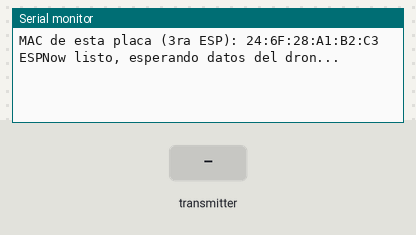
This sketch was run on a simulated ESP32. On the bench: the last lines printed to the serial monitor. The inputs (shaded band) are chosen by the test bench.

Above: at 1.3 s.
1.4 s: the transmitter starts sending roll = 0
At 1.71 s:
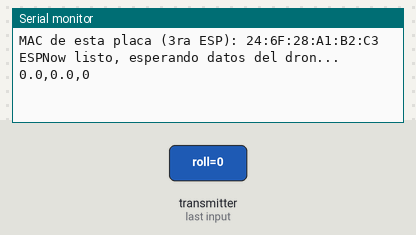
3.4 s: the transmitter starts sending pitch = 1024
At 3.71 s:
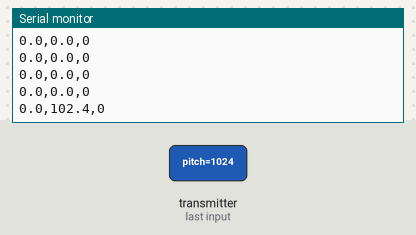
4.9 s: the transmitter starts sending yaw = 1024
At 5.21 s:
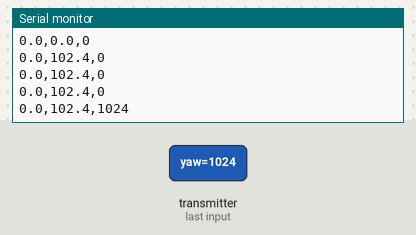
6.4 s: the transmitter starts sending roll = 1024
At 6.71 s:
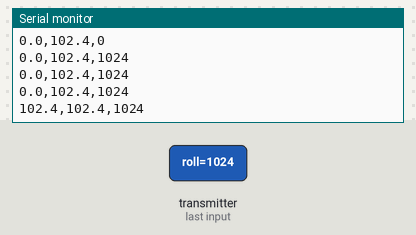
7.9 s: the transmitter starts sending pitch = 0
At 8.21 s:
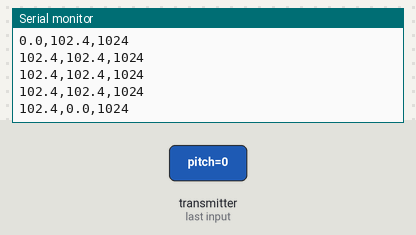
9.4 s: the transmitter starts sending yaw = 0
At 9.71 s:
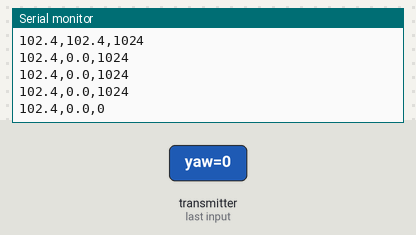

The sketch:

FIN_ESP_VISOR.ino
```cpp
//// ESP32 #3: conectada por USB a la 2da PC (visor 3D)
//// Solo RECIBE por ESP-NOW los angulos que manda la ESP del dron y los
//// imprime por serial como "roll,pitch,yaw". No necesita ninguna MAC de destino.
//// Para ESP32 Arduino core 3.x

#include <esp_now.h>
#include <WiFi.h>

//Misma estructura que en FIN_ESP_DRON.ino y FIN_ESP_PC.ino (el tamano debe coincidir)
struct esp_now_msg {
  int16_t roll;
  int16_t pitch;
  int16_t yaw;
  int16_t arm;
  int16_t thr;
  int16_t rolld;
  int16_t pitchd;
  int16_t p_roll;
  int16_t i_roll;
  int16_t d_roll;
  int16_t yawd;
};

//callback de recepcion (firma del core 3.x)
void OnDataRecv(const esp_now_recv_info_t *info, const uint8_t *datas, int data_len) {
  if (data_len < (int)sizeof(esp_now_msg)) return;  // ignora paquetes incompletos

  esp_now_msg msg_rec;
  memcpy(&msg_rec, datas, sizeof(msg_rec));

  Serial.print(msg_rec.roll / 10.0, 1);    // roll en grados
  Serial.print(",");
  Serial.print(msg_rec.pitch / 10.0, 1);   // pitch en grados
  Serial.print(",");
  Serial.println(msg_rec.yaw);             // yaw (heading) en grados
}

void setup() {
  Serial.begin(115200);
  WiFi.mode(WIFI_STA);
  delay(100);
  Serial.print("MAC de esta placa (3ra ESP): ");
  Serial.println(WiFi.macAddress());   // copiala en esp32_visor_mac[] de FIN_ESP_DRON.ino

  if (esp_now_init() != ESP_OK) {
    Serial.println("ESPNow Init Failed");
    ESP.restart();
  }
  esp_now_register_recv_cb(OnDataRecv);
  Serial.println("ESPNow listo, esperando datos del dron...");
}

void loop() {
  // nada: todo ocurre en el callback
}
```

Measured:
- after the input at 1.4 s, the serial monitor: prints a new line at once (image 1)
- after the input at 3.4 s, the serial monitor: prints a new line at once (image 2)
- after the input at 4.9 s, the serial monitor: prints a new line at once (image 3)
- after the input at 6.4 s, the serial monitor: prints a new line at once (image 4)
- after the input at 7.9 s, the serial monitor: prints a new line at once (image 5)
- after the input at 9.4 s, the serial monitor: prints a new line at once (image 6)
